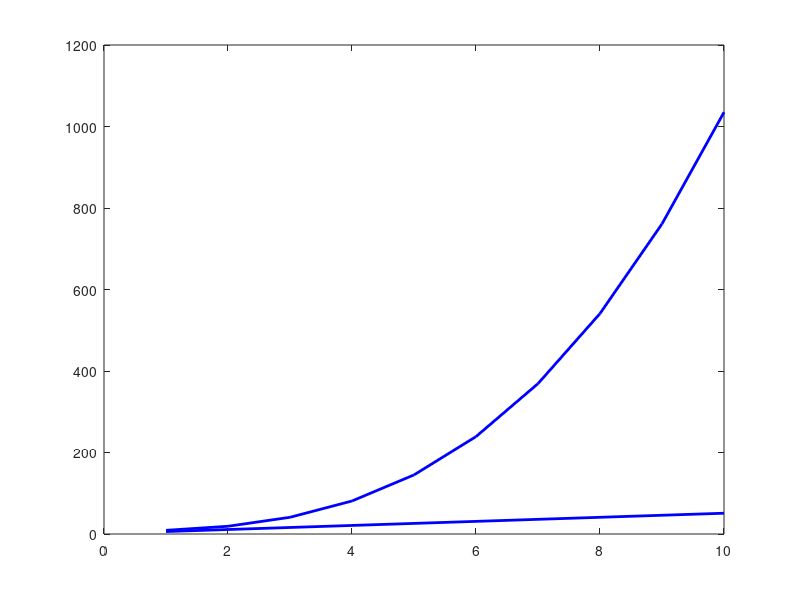

Recreate this plot in MATLAB.

x = linspace(1, 10, 10);

y1 = x.^3 + 3*x + 5;
y2 = 5*x + 1;

figure(1);
plot(x, y1, "b-", "LineWidth",2);
hold("on");
plot(x, y2, "b-", "LineWidth",2);



% for 1:10
% 
% function f = y1(x)
%     f = x^3 + 3*x + 5;
% end
% 
% 
% function f = y2(x)
%     f = 5*x + 1;
% end